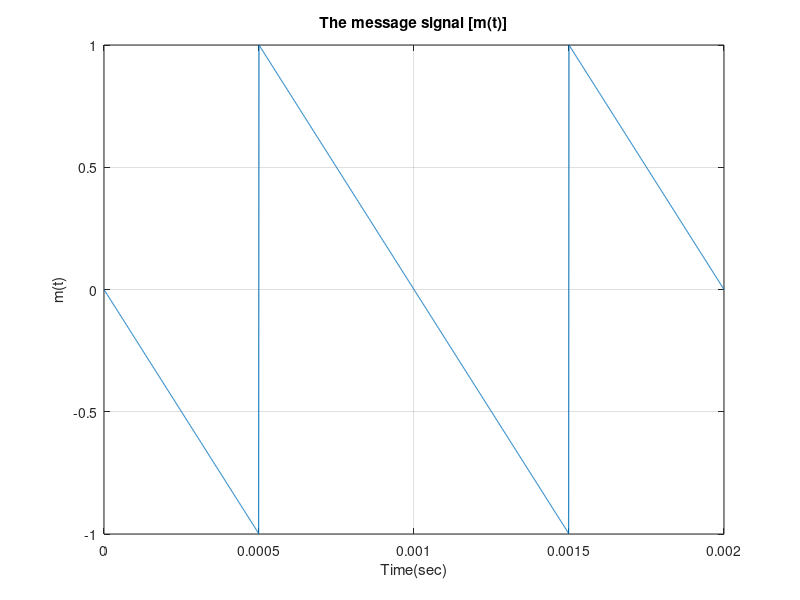
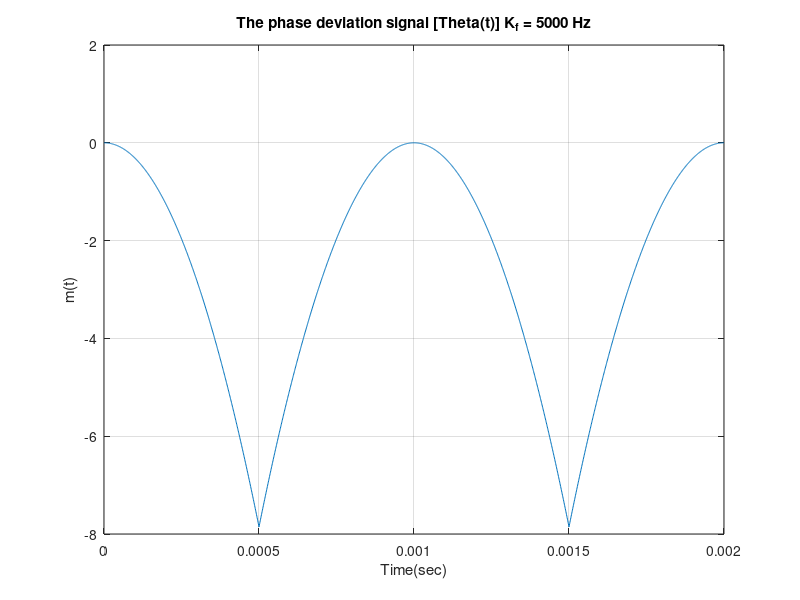
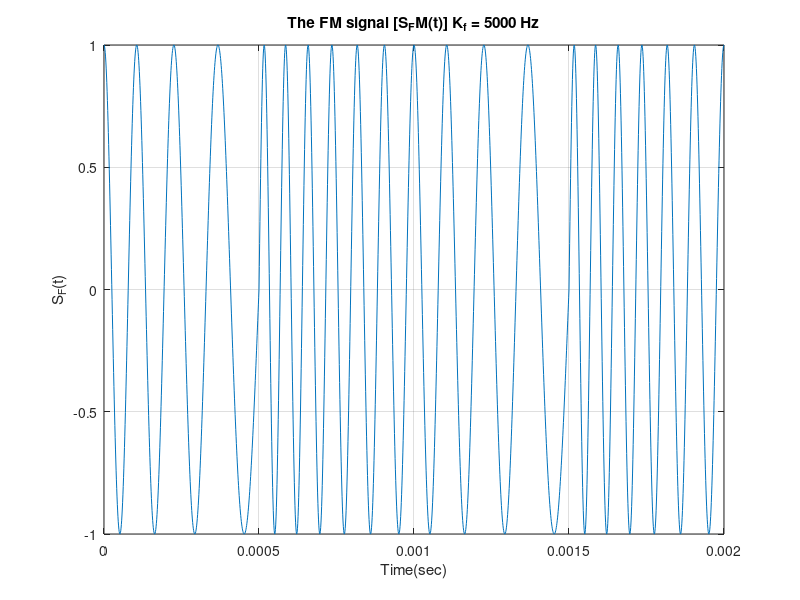

MATLAB code for these plots, in order:
clc;
clear;
fs = 1000000;
kf=5000;
t = 0:1/fs:0.002;
Time=t;
signal = @(tt) -sawtooth(pi*2000*tt+pi);
sig= -sawtooth(2000*pi*t+pi);
simin=[t' sig'];
%Plotting the message signal m(t)
figure("Name","The message signal [m(t)]");
plot(t,sig); xlabel('Time(sec)');ylabel('m(t)');  
title('The message signal [m(t)]'); grid on;

m=zeros(size(t));
for i = 1:numel(t)
    m(i)=integral(signal,0,t(i));
end
theta=2*pi*kf*m;

%Plotting the phase deviation signal
figure("Name",['The phase deviation signal [Theta(t)] K_f = ', num2str(kf), ' Hz']);
plot(t,theta); xlabel('Time(sec)');ylabel('m(t)');  
title(['The phase deviation signal [Theta(t)] K_f = ', num2str(kf), ' Hz']); grid on;

fc=10000;
freq=2*pi*fc*t;
simfreq=[t' freq'];
FM= cos(2*pi*fc*t +theta);

%Plotting the FM signal
figure("Name",['The FM signal [S_F(t)] K_f = ', num2str(kf), ' Hz']);
plot(t,FM); xlabel('Time(sec)');ylabel('S_F(t)');  
title(['The FM signal [S_FM(t)] K_f = ', num2str(kf), ' Hz']); grid on;

  
